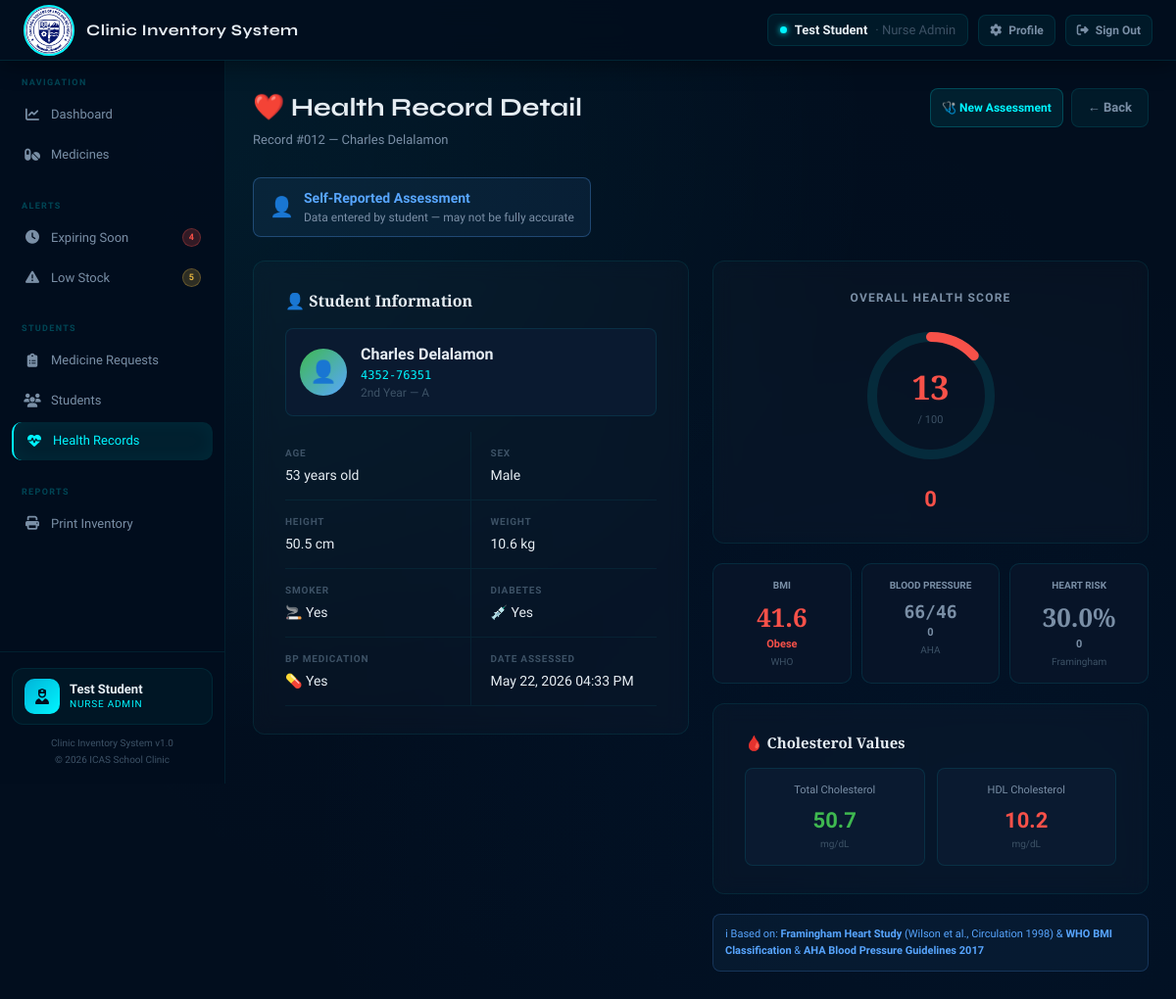
/admin_health_view.php?id=12 (signed in), run on the app's committed database.
### tables this page shows
CREATE TABLE `health_records` (
  `record_id` int(11) NOT NULL,
  `user_id` int(11) NOT NULL,
  `age` int(11) DEFAULT NULL,
  `sex` varchar(10) DEFAULT NULL,
  `height` decimal(5,1) DEFAULT NULL,
  `weight` decimal(5,1) DEFAULT NULL,
  `bmi` decimal(4,1) DEFAULT NULL,
  `bmi_category` varchar(20) DEFAULT NULL,
  `systolic_bp` int(11) DEFAULT NULL,
  `diastolic_bp` int(11) DEFAULT NULL,
  `bp_category` varchar(30) DEFAULT NULL,
  `total_cholesterol` decimal(6,1) DEFAULT NULL,
  `hdl_cholesterol` decimal(6,1) DEFAULT NULL,
  `smoking` tinyint(1) DEFAULT 0,
  `diabetes` tinyint(1) DEFAULT 0,
  `bp_treatment` tinyint(1) DEFAULT 0,
  `cvd_risk_percent` decimal(4,1) DEFAULT NULL,
  `cvd_category` varchar(20) DEFAULT NULL,
  `health_score` int(11) DEFAULT NULL,
  `health_category` varchar(20) DEFAULT NULL,
  `source` varchar(10) DEFAULT 'self',
  `notes` text DEFAULT NULL,
  `checked_at` datetime DEFAULT current_timestamp()
);

CREATE TABLE `users` (
  `user_id` int(11) NOT NULL,
  `student_id` varchar(20) DEFAULT NULL,
  `full_name` varchar(100) NOT NULL,
  `grade` varchar(20) DEFAULT NULL,
  `section` varchar(20) DEFAULT NULL,
  `email` varchar(100) NOT NULL,
  `password` varchar(255) NOT NULL,
  `status` varchar(20) DEFAULT 'Active',
  `created_at` datetime DEFAULT current_timestamp()
);

### admin_health_view.php (the view, shortened to what this page needs)
<?php
require_once __DIR__ . '/config/db.php';
$id = (int)($_GET['id'] ?? 0);
$stmt = $conn->prepare("
    SELECT hr.*, u.full_name, u.student_id, u.grade, u.section, u.email
    FROM health_records hr
    JOIN users u ON hr.user_id = u.user_id
    WHERE hr.record_id = ?
");
$stmt->bind_param("i", $id);
$stmt->execute();
$r = $stmt->get_result()->fetch_assoc();
$bmiColor = match($r['bmi_category']) {
    'Normal'      => 'var(--green)',
    'Underweight' => 'var(--blue)',
    'Overweight'  => 'var(--yellow)',
    'Obese'       => 'var(--red)',
    default       => 'var(--text2)'
};
$cvdColor = match(true) {
    str_contains($r['cvd_category'], 'Low')      => 'var(--green)',
    str_contains($r['cvd_category'], 'Moderate') => 'var(--yellow)',
    str_contains($r['cvd_category'], 'High')     => 'var(--red)',
    default                                       => 'var(--text2)'
};
$bpColor = match(true) {
    str_contains($r['bp_category'], 'Normal')   => 'var(--green)',
    str_contains($r['bp_category'], 'Elevated') => 'var(--yellow)',
    str_contains($r['bp_category'], 'Stage 1')  => 'var(--yellow)',
    str_contains($r['bp_category'], 'Stage 2')  => 'var(--red)',
    str_contains($r['bp_category'], 'Crisis')   => 'var(--red)',
    default => 'var(--text2)'
};
$hsColor = $r['health_score'] >= 80 ? 'var(--green)' :
          ($r['health_score'] >= 60 ? 'var(--blue)'  :
          ($r['health_score'] >= 40 ? 'var(--yellow)': 'var(--red)'));
require_once __DIR__ . '/includes/header.php';
?>
<div class="page-header">
  <div>
    <h1>❤️ Health Record Detail</h1>
    <p>
      Record #<?= str_pad($r['record_id'],3,'0',STR_PAD_LEFT) ?> —
      <?= htmlspecialchars($r['full_name']) ?>
    </p>
  </div>
  <div style="display:flex;gap:8px;">
    <a href="admin_health_check.php?student_id=<?= htmlspecialchars($r['student_id']) ?>"
       class="btn btn-edit btn-sm">🩺 New Assessment</a>
    <a href="admin_health.php" class="btn btn-secondary">← Back</a>
  </div>
</div>
<div style="margin-bottom:24px;">
  <?php if ($r['source'] === 'clinic'): ?>
    <div style="display:inline-flex;align-items:center;gap:10px;background:rgba(63,185,80,.08);border:1px solid rgba(63,185,80,.3);border-radius:8px;padding:10px 16px;">
      <span style="font-size:20px;">🏥</span>
      <div>
        <div style="font-weight:600;color:var(--green);font-size:14px;">Clinic-Verified Assessment</div>
        <div style="font-size:12px;color:var(--text2);">Measured and recorded by clinic nurse</div>
      </div>
    </div>
  <?php else: ?>
    <div style="display:inline-flex;align-items:center;gap:10px;background:rgba(88,166,255,.08);border:1px solid rgba(88,166,255,.3);border-radius:8px;padding:10px 16px;">
      <span style="font-size:20px;">👤</span>
      <div>
        <div style="font-weight:600;color:var(--blue);font-size:14px;">Self-Reported Assessment</div>
        <div style="font-size:12px;color:var(--text2);">Data entered by student — may not be fully accurate</div>
      </div>
    </div>
  <?php endif; ?>
</div>
<div style="display:grid;grid-template-columns:1fr 1fr;gap:24px;">
  <div>
    <div class="form-card" style="margin-bottom:20px;">
      <h3 style="font-family:'Playfair Display',serif;font-size:16px;margin-bottom:16px;">
        👤 Student Information
      </h3>
      <div style="display:flex;align-items:center;gap:14px;padding:14px;background:var(--surface2);border:1px solid var(--border);border-radius:8px;margin-bottom:16px;">
        <div style="width:48px;height:48px;background:linear-gradient(135deg,#3fb950,#58a6ff);border-radius:50%;display:flex;align-items:center;justify-content:center;font-size:22px;flex-shrink:0;">👤</div>
        <div>
          <div style="font-weight:600;font-size:16px;"><?= htmlspecialchars($r['full_name']) ?></div>
          <div style="font-size:12px;color:var(--accent);font-family:'DM Mono',monospace;"><?= htmlspecialchars($r['student_id']) ?></div>
          <div style="font-size:12px;color:var(--text3);">
            <?= htmlspecialchars($r['grade'] ?: '') ?>
            <?= $r['section'] ? '— '.htmlspecialchars($r['section']) : '' ?>
          </div>
        </div>
      </div>
      <div class="detail-grid">
        <div class="detail-item">
          <div class="detail-label">Age</div>
          <div class="detail-value"><?= $r['age'] ?> years old</div>
        </div>
        <div class="detail-item">
          <div class="detail-label">Sex</div>
          <div class="detail-value"><?= ucfirst($r['sex']) ?></div>
        </div>
        <div class="detail-item">
          <div class="detail-label">Height</div>
          <div class="detail-value"><?= $r['height'] ?> cm</div>
        </div>
        <div class="detail-item">
          <div class="detail-label">Weight</div>
          <div class="detail-value"><?= $r['weight'] ?> kg</div>
        </div>
        <div class="detail-item">
          <div class="detail-label">Smoker</div>
          <div class="detail-value"><?= $r['smoking'] ? '🚬 Yes' : '✅ No' ?></div>
        </div>
        <div class="detail-item">
          <div class="detail-label">Diabetes</div>
          <div class="detail-value"><?= $r['diabetes'] ? '💉 Yes' : '✅ No' ?></div>
        </div>
        <div class="detail-item">
          <div class="detail-label">BP Medication</div>
          <div class="detail-value"><?= $r['bp_treatment'] ? '💊 Yes' : '✅ No' ?></div>
        </div>
        <div class="detail-item">
          <div class="detail-label">Date Assessed</div>
          <div class="detail-value"><?= date('M d, Y h:i A', strtotime($r['checked_at'])) ?></div>
        </div>
      </div>
    </div>
  </div>
  <div>
    <div class="form-card" style="margin-bottom:20px;text-align:center;">
      <div style="font-size:12px;font-weight:700;text-transform:uppercase;letter-spacing:.1em;color:var(--text2);margin-bottom:16px;">
        Overall Health Score
      </div>
      <div style="position:relative;width:150px;height:150px;margin:0 auto 14px;">
        <svg width="150" height="150" style="transform:rotate(-90deg)">
          <circle cx="75" cy="75" r="60" fill="none" stroke="var(--border)" stroke-width="10"/>
          <circle cx="75" cy="75" r="60" fill="none"
                  stroke="<?= $hsColor ?>"
                  stroke-width="10"
                  stroke-dasharray="<?= round(2 * M_PI * 60) ?>"
                  stroke-dashoffset="<?= round(2 * M_PI * 60 * (1 - $r['health_score']/100)) ?>"
                  stroke-linecap="round"
                  id="scoreCircle"
                  style="transition:stroke-dashoffset 1.5s ease"/>
        </svg>
        <div style="position:absolute;top:50%;left:50%;transform:translate(-50%,-50%);text-align:center;">
          <div style="font-family:'Playfair Display',serif;font-size:34px;font-weight:700;color:<?= $hsColor ?>">
            <?= $r['health_score'] ?>
          </div>
          <div style="font-size:11px;color:var(--text3)">/ 100</div>
        </div>
      </div>
      <div style="font-size:22px;font-weight:700;color:<?= $hsColor ?>">
        <?= htmlspecialchars($r['health_category']) ?>
      </div>
    </div>
    <div style="display:grid;grid-template-columns:1fr 1fr 1fr;gap:10px;margin-bottom:20px;">
      <div style="background:var(--surface);border:1px solid var(--border);border-radius:10px;padding:14px;text-align:center;">
        <div style="font-size:10px;font-weight:700;text-transform:uppercase;color:var(--text2);margin-bottom:6px;">BMI</div>
        <div style="font-size:26px;font-weight:700;color:<?= $bmiColor ?>;font-family:'Playfair Display',serif;"><?= $r['bmi'] ?></div>
        <div style="font-size:11px;color:<?= $bmiColor ?>;font-weight:600;"><?= htmlspecialchars($r['bmi_category']) ?></div>
        <div style="font-size:10px;color:var(--text3);margin-top:2px;">WHO</div>
      </div>
      <div style="background:var(--surface);border:1px solid var(--border);border-radius:10px;padding:14px;text-align:center;">
        <div style="font-size:10px;font-weight:700;text-transform:uppercase;color:var(--text2);margin-bottom:6px;">Blood Pressure</div>
        <div style="font-size:18px;font-weight:700;color:<?= $bpColor ?>;font-family:'DM Mono',monospace;"><?= $r['systolic_bp'] ?>/<?= $r['diastolic_bp'] ?></div>
        <div style="font-size:11px;color:<?= $bpColor ?>;font-weight:600;"><?= htmlspecialchars($r['bp_category']) ?></div>
        <div style="font-size:10px;color:var(--text3);margin-top:2px;">AHA</div>
      </div>
      <div style="background:var(--surface);border:1px solid var(--border);border-radius:10px;padding:14px;text-align:center;">
        <div style="font-size:10px;font-weight:700;text-transform:uppercase;color:var(--text2);margin-bottom:6px;">Heart Risk</div>
        <div style="font-size:26px;font-weight:700;color:<?= $cvdColor ?>;font-family:'Playfair Display',serif;"><?= $r['cvd_risk_percent'] ?>%</div>
        <div style="font-size:11px;color:<?= $cvdColor ?>;font-weight:600;"><?= htmlspecialchars($r['cvd_category']) ?></div>
        <div style="font-size:10px;color:var(--text3);margin-top:2px;">Framingham</div>
      </div>
    </div>
    <div class="form-card" style="margin-bottom:20px;">
      <h3 style="font-family:'Playfair Display',serif;font-size:15px;margin-bottom:14px;">
        🩸 Cholesterol Values
      </h3>
      <div style="display:grid;grid-template-columns:1fr 1fr;gap:12px;">
        <div style="background:var(--surface2);border:1px solid var(--border);border-radius:8px;padding:14px;text-align:center;">
          <div style="font-size:11px;color:var(--text2);margin-bottom:6px;">Total Cholesterol</div>
          <div style="font-size:22px;font-weight:700;color:<?= $r['total_cholesterol'] >= 200 ? 'var(--yellow)' : 'var(--green)' ?>">
            <?= $r['total_cholesterol'] ?>
          </div>
          <div style="font-size:10px;color:var(--text3)">mg/dL</div>
        </div>
        <div style="background:var(--surface2);border:1px solid var(--border);border-radius:8px;padding:14px;text-align:center;">
          <div style="font-size:11px;color:var(--text2);margin-bottom:6px;">HDL Cholesterol</div>
          <div style="font-size:22px;font-weight:700;color:<?= $r['hdl_cholesterol'] >= 60 ? 'var(--green)' : ($r['hdl_cholesterol'] >= 40 ? 'var(--yellow)' : 'var(--red)') ?>">
            <?= $r['hdl_cholesterol'] ?>
          </div>
          <div style="font-size:10px;color:var(--text3)">mg/dL</div>
        </div>
      </div>
    </div>
    <div style="padding:12px;background:rgba(88,166,255,.06);border:1px solid rgba(88,166,255,.2);border-radius:8px;">
      <div style="font-size:11px;color:var(--blue);">
        ℹ Based on: <strong>Framingham Heart Study</strong> (Wilson et al., Circulation 1998) &
        <strong>WHO BMI Classification</strong> & <strong>AHA Blood Pressure Guidelines 2017</strong>
      </div>
    </div>
  </div>
</div>
<?php require_once __DIR__ . '/includes/footer.php'; ?>

### assets/css/style.css (style rules this page uses)
:root { --bg: #020e1e; --surface: #071428; --surface2: #0a1a30; --surface3: #0d2040; --border: rgba(0,245,255,0.1); --border2: rgba(0,245,255,0.2); --accent: #00f5ff; --accent2: #00b4d8; --text: #e6edf3; --text2: #7a8fa6; --text3: #3d5266; --red: #f85149; --green: #3fb950; --yellow: #e3b341; --blue: #58a6ff; --purple: #bc8cff; --radius: 12px; --shadow: 0 8px 32px rgba(0,0,0,0.6); --topbar-h: 62px; }
*, *::before, *::after { margin:0; padding:0; box-sizing:border-box; }
body { font-family: 'Exo 2', sans-serif; background: var(--bg); background-image: radial-gradient(ellipse at 15% 15%, rgba(0,245,255,0.06) 0%, transparent 50%), radial-gradient(ellipse at 85% 85%, rgba(0,100,200,0.05) 0%, transparent 50%), radial-gradient(ellipse at 50% 50%, rgba(0,50,100,0.03) 0%, transparent 70%); background-attachment: fixed; color: var(--text); min-height: 100vh; font-size: 14px; line-height: 1.5; }
a { text-decoration: none; color: inherit; }
.page-header { display: flex; align-items: flex-start; justify-content: space-between; margin-bottom: 28px; gap: 16px; }
.page-header h1 { font-family: 'Syne', sans-serif; font-size: 26px; font-weight: 700; color: var(--text); }
.page-header p { color: var(--text2); font-size: 13px; margin-top: 4px; }
.btn { display: inline-flex; align-items: center; gap: 7px; padding: 9px 16px; border-radius: 8px; font-size: 13px; font-weight: 600; cursor: pointer; border: none; transition: all .2s; white-space: nowrap; text-decoration: none; font-family: 'Exo 2', sans-serif; }
.btn-secondary { background: rgba(0,245,255,0.05); color: var(--text2); border: 1px solid rgba(0,245,255,0.1); }
.btn-edit { background: rgba(0,245,255,.08); color: var(--accent); border: 1px solid rgba(0,245,255,.2); }
.btn-sm { padding: 6px 11px; font-size: 12px; }
.form-card { background: rgba(255,255,255,0.02); border: 1px solid rgba(0,245,255,0.08); border-radius: var(--radius); padding: 28px 32px; max-width: 720px; backdrop-filter: blur(10px); }
.detail-grid { display: grid; grid-template-columns: 1fr 1fr; gap: 0; }
.detail-item { padding: 14px 0; border-bottom: 1px solid rgba(0,245,255,0.06); }
.detail-item:nth-child(odd) { padding-right: 20px; border-right: 1px solid rgba(0,245,255,0.06); }
.detail-item:nth-child(even) { padding-left: 20px; }
.detail-label { font-size: 10px; font-weight: 700; text-transform: uppercase; letter-spacing: .08em; color: var(--text3); margin-bottom: 5px; }
.detail-value { font-size: 14px; color: var(--text); font-weight: 500; }

### data on the page
health_records: record_id "012", user.full_name "Charles Delalamon", user.student_id "4352-76351", user.grade "2nd Year", user.section "A", age "53", sex "Male", height "50.5", weight "10.6", checked_at "May 22, 2026 04:33 PM", health_score "13", health_category "0", bmi "41.6", bmi_category "Obese", systolic_bp "66", diastolic_bp "46", bp_category "0", cvd_risk_percent "30.0", cvd_category "0", total_cholesterol "50.7", hdl_cholesterol "10.2"

### other printed values
getCurrentUser() "Test Student"
$expCount "4"
$lowCount "5"
